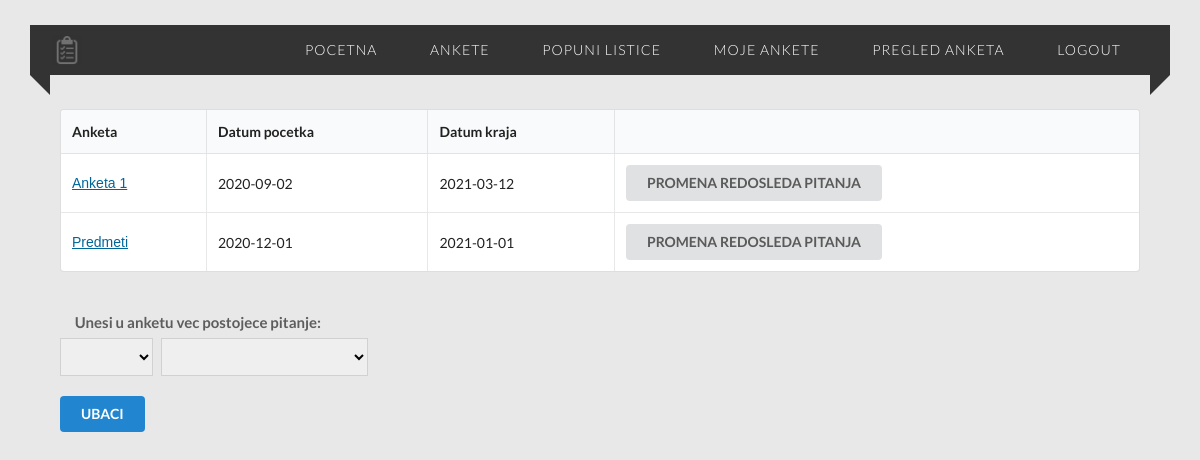
Screenshot of /ankete2/autor.php?id=3 (signed in) with the database file from the repository.
### tables this page shows
CREATE TABLE `anketa` (
  `idAnketa` int(11) NOT NULL,
  `naziv` varchar(100) NOT NULL,
  `datum_pocetka` date NOT NULL,
  `datum_kraja` date NOT NULL,
  `autor` varchar(40) NOT NULL,
  `anonimna` tinyint(4) NOT NULL COMMENT '0-nije,1-jeste',
  `broj_strana` smallint(6) NOT NULL DEFAULT '1',
  `blokirana` tinyint(4) NOT NULL DEFAULT '0'
);

### ankete2/inc/database.php (called while the page is built, shortened)
<?php
$dbHost = 'localhost';
$dbUser = 'root';
$dbPass = '';
$dbName = 'ankete2';
$dbConn = new mysqli($dbHost, $dbUser, $dbPass, $dbName);
function qq($q) {
    global $dbConn;
    return $dbConn->query($q);
}
?>

### ankete2/autor.php (the view, shortened to what this page needs)
<?php
require_once 'inc/database.php';
require_once 'header.php';
if(!isset($_POST['nadugme'])){
    prikazi_izbor();
}else{
}
function prikazi_izbor(){
    if(!isset($_GET['id'])){
       ?>
    <div class="ui list izb">
        <a class="item" href="autor.php?id=1">Napravi novu anketu</a>
        <a class="item"  href="autor.php?id=2">Pregledaj tvoje ankete</a>
        <a class="item"  href="autor.php?id=3">Izmeni anketu</a>
        <a class="item"  href="autor.php?id=4">Izbrisi anketu</a>
    </div>
<?php
    }
    else{
        autorfunkcije($_GET['id']);
    }
}
function autorfunkcije($id){
    if($id==1){?>
        <div id="tippit" class="hidden">
            <label for="tipp">Izaberite tip pitanja koji dodajete:</label>
            <select class="ui dropdown" id="tipp">
                <option value="-1"></option>
                <option value="1">Slobodan unos numericke vrednosti</option>
                <option value="2">Slobodan unos kratkog teksta</option>
                <option value="3">Slobodan unos dugackog teksta</option>
                <option value="4">Padajuca lista(jedan odgovor)</option>
                <option value="5">Cekboksovi</option>
                <option value="6">Matrica odgovora(1 odgovor po redu)</option>
                <option value="7">Matrica odgovora(vise odgovora po redu)</option>
            </select>
        </div>
        <div id="naform">
        <form class="ui form"  id="naform" name="naform" method="POST" action="<?php echo $_SERVER['PHP_SELF']; ?>" onsubmit="">
            <div id="ankdiv">
            <div class="field">
                <label>Naziv ankete</label>
                <input type="text" name="anknaziv" placeholder="" required value="Anketa 1">
            </div>
            <div class="field">
                <label>Datum pocetka</label>
                <input type="date" name="datpoc" placeholder="" required value="2019-01-01">
            </div>
            <div class="field">
                <label>Datum kraja</label>
                <input type="date" name="datkr" placeholder="" required value="2020-01-01">
            </div>
            <div class="field">
                <label>Anonimna?</label>
                <input type="radio" name="an" value="0" checked>NE &nbsp;
                <input type="radio" name="an" value="1">DA
            </div>
            </div>
            <div id="pitanje1" class="hidden">
                <div id="pit1div">
                <div class="field">
                    <label>Pitanje:</label>
                    <input type="text" name="pit1" id="pit1" placeholder="" required>
                </div>
                <div class="field potpitanje_1">
                    <label>Potpitanje:</label>
                    <input type="text" name="potp[]" class="potpValue" placeholder="" required>
                </div>
                </div>
                <button class="ui button" onclick="dodaj_potpitanje1()" type="button" >Dodaj</button>
                <button class="ui button hidden" style="display:none;" id="oduzmidugme1" onclick="oduzmi_potpitanje1()" type="button" >Oduzmi</button>
                <div id="divizbor">
                <div class="field izbor_1">
                    <label>Izbor:</label>
                    <input type="text" name="izbor[]" class="izbValue"  placeholder="">
                </div>
                    <button class="ui button " onclick="dodaj_izbor1()" type="button" >Dodaj</button>
                    <button class="ui button hidden" style="display:none;" id="oduzmidugme2" onclick="oduzmi_izbor1()" type="button" >Oduzmi</button>
                </div>
                <div class="field">
                    <label>Obavezno?</label>
                    <input type="radio" name="ob1" value="0">NE &nbsp;
                    <input type="radio" name="ob1" value="1">DA
                </div>
            </div>
            <div class="hidden field" id="brstran"> </div>
            <br>
            <button class="ui button" id="nadugme" name="nadugme" type="button" onclick="nastavi()">NASTAVI</button>
            <br>
            <div class="hidden" id="divdugme">
                <br>
            <button class="ui primary button" id="anksubmit" name="anksubmit" type="button" onclick="nova_anketa()">KREIRAJ</button>
            </div>
        </form>
        </div>
        <br>
    <?php
    }elseif($id==3){
        $q="SELECT * FROM anketa WHERE autor='".$_SESSION['kime']."';";
        $qr=qq($q);
        ?>
        <table class="ui celled table " id="promenaTab">
            <thead>
            <tr>
                <th>Anketa</th>
                <th>Datum pocetka</th>
                <th>Datum kraja</th>
                <th></th>
            </tr>
            </thead>
            <tbody>
            <?php
            if($qr->num_rows>0){
                while($n=$qr->fetch_assoc()){
                    ?>
                    <tr>
                        <td><a class='izmenidugme' ida="<?php echo $n['idAnketa']; ?>"><?php echo $n['naziv']; ?></a></td>
                        <td><?php echo $n['datum_pocetka']; ?></td>
                        <td><?php echo $n['datum_kraja']; ?></td>
                        <td><button class="ui button "  value='<?php echo $n['idAnketa']; ?>' onclick="redosled(this.value)">PROMENA REDOSLEDA PITANJA</button></td>
                    </tr>
                    <?php
                }
            }
            ?>
            </tbody>
        </table>
        <br>
        <label class="ui label" style="font-size: 15px;">Unesi u anketu vec postojece pitanje:</label>
        <br>
        <select class="ui dropdown" id="ankselect">
            <option value="-1"></option>
            <?php
            $q="SELECT * FROM anketa";
            $qr=qq($q);
            while($n=$qr->fetch_assoc()){
                ?>
                <option value="<?php echo $n['idAnketa']; ?>"><?php echo $n['naziv'];?></option>
                <?php
            }
            ?>
        </select>&nbsp;&nbsp;
        <select class="ui dropdown" id="pitselect">
            <option value="-1"></option>
            <?php
            $q="SELECT * FROM pitanja";
            $qr=qq($q);
            while($n=$qr->fetch_assoc()){
        ?>
        <option value="<?php echo $n['idPitanja']; ?>"><?php echo $n['tekst'];?></option>
                <br>
        <?php
    }
    ?>
        </select><br><br>
            <button type="button" class="ui primary button" onclick="ubaci()">UBACI</button>
        <?php
    }
    }
?>

### ankete2/stilovi1/stilovi1.css (style rules this page uses)
* { margin: 0; padding: 0; outline: 0; box-sizing: border-box; }
body { -webkit-background-size:cover; background-size:cover; background-position: center center; height: 100vh; }
.izmenidugme { background: none!important; border: none !important; padding: 0!important; font-family: arial, sans-serif !important; color: #069 !important; text-decoration: underline !important; cursor: pointer !important; }

### rows the page displays
anketa: naziv "Anketa 1", datum_pocetka "2020-09-02", datum_kraja "2021-03-12", $n['idAnketa'] 51 (drawn)
anketa: naziv "Predmeti", datum_pocetka "2020-12-01", datum_kraja "2021-01-01", $n['idAnketa'] 56 (drawn)
